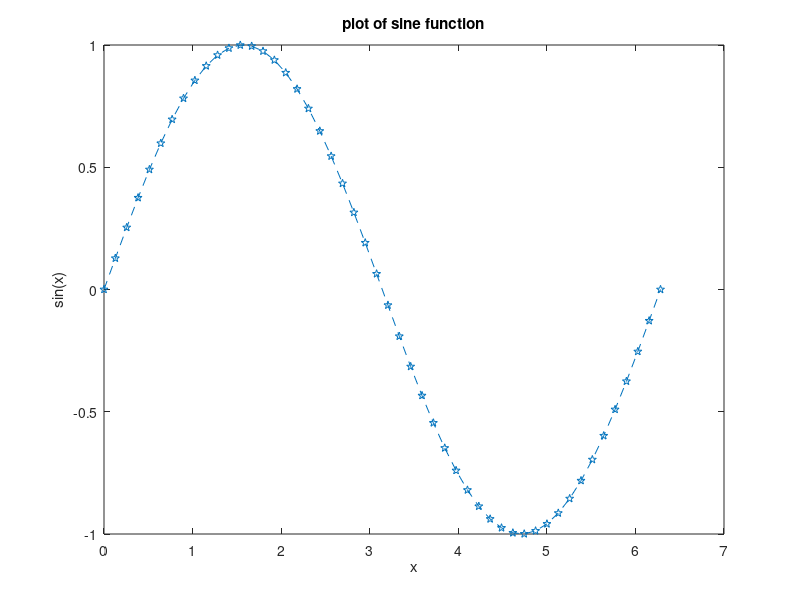

This figure's MATLAB source:
%solving system of linear equation
a = [magic(3) eye(3)];
b= rref(a)%reduced row echelon form guaze jordan method
clc
c = [4 5 7;6 7 5 ; 5 6 7 ];
inv(c)

clc
x=linspace(0,2*pi,50); % a lin vect between 0 to 2pi with built-in 100 points  
y=sin(x); 
plot(x,y,'--p') 
xlabel('x') 
ylabel('sin(x)') 
title('plot of sine function') 